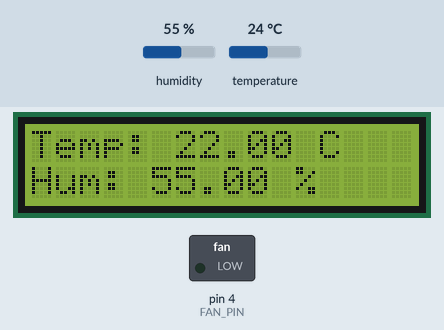
Simulated run of this program. Board: Arduino Uno WiFi Rev2. On the bench: 16×2 character LCD, switched loads named in the program (green lamp = pin HIGH). The test bench sets the inputs (shaded band); at power-on: temperature 24 °C, humidity 55 %. WiFi joins after 1.5 s; servers stay silent unless stated; no MQTT or app messages arrive unless stated; what the program prints to the serial monitor is not drawn.

Above: at 3.8 s.
3.9 s: temperature set to 12 °C
At 5.4 s:
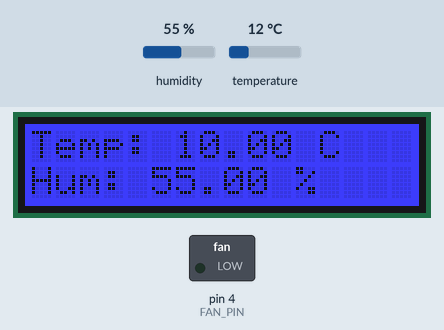
6.2 s: temperature set to 19 °C
At 7.7 s:
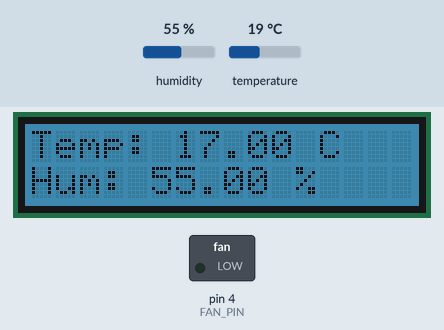
8.2 s: temperature set to 28 °C
At 10.0 s:
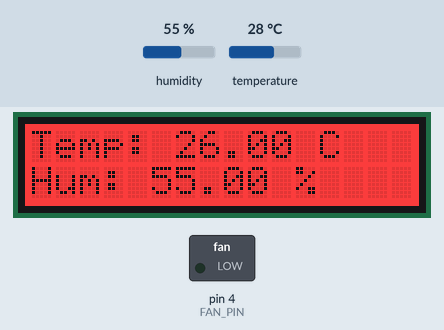
Timing chart, 0 to 11.5 s (numbered marks = the images above; inputs shaded):
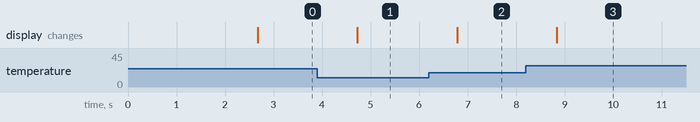

Measured:
- after the input at 3.9 s, the display: changes after 0.83 s (image 1)
- after the input at 6.2 s, the display: changes after 0.58 s (image 2)
- after the input at 8.2 s, the display: changes after 0.64 s (image 3)

The program:

main.cpp
```cpp
#include <SPI.h>
#include <WiFiNINA.h>
#include <rgb_lcd.h>
#include "Grove_Temperature_And_Humidity_Sensor.h"
#include <ArduinoJson.h>
#include <NTPClient.h>
#include <PubSubClient.h>
#include <config.h>

// Server URL and port

// Functions
void updateLCDColor(float temperature, float lowTemp, float normalTemp, float highTemp);
void mqttCallback(char *topic, byte *payload, unsigned int length);
void setup_wifi();
void connectToMqtt();

// Create instances
rgb_lcd lcd;
#define DHTTYPE DHT11
#define FAN_PIN 4

DHT sensor(7, DHTTYPE);
const int tempCalibration = -2; // Temperature calibration value
float prevTemp = 0.0;

// FAN
bool prevFanOnState = false;
int prevFanSpeed = -1;
String prevFanMode = "";

// Settings
struct Settings
{
  float tooLow = 15;
  float justRight = 20;
  float tooHigh = 25;
  bool fanOn = false;
  String fanMode = "off";
  String tempSettingTopic = "1/temperatur/stue/1/settings";
  String fanSettingTopic = "1/fan/stue/1/settings";
} deviceSettings;

// Create SSL espClient instance
WiFiClient espClient;
PubSubClient client(espClient);
WiFiUDP ntpUDP;

// Fan Delays
unsigned long lastTimeFanSpun = millis();
unsigned long delayBetweenOnOff = 10000;
int fanSpeed = 0;

void setup()
{
  Serial.begin(9600); // Start serial communication

  // Initialize the LCD
  lcd.begin(16, 2);        // Set the LCD size to 16 columns and 2 rows
  lcd.setRGB(0, 128, 255); // Set the RGB backlight color

  // Initialize the fan
  pinMode(FAN_PIN, OUTPUT);

  // Initialize the sensor
  sensor.begin();

  // Setup Wifi
  setup_wifi();
  client.setServer(MQTT_SERVER, 1883);
  client.setCallback(mqttCallback);
  connectToMqtt();

  delay(1000);
  lcd.clear(); // Clear the LCD screen
}

void loop()
{
  float temp_hum_val[2] = {0};
  if (!client.connected())
  {
    connectToMqtt();
  }
  client.loop();

  if (!sensor.readTempAndHumidity(temp_hum_val))
  {
    float temperature = temp_hum_val[1] + tempCalibration; // Read temperature
    float humidity = temp_hum_val[0];                      // Read humidity

    if (fabs(temperature - prevTemp) >= 0.2)
    {
      updateLCDColor(temperature, deviceSettings.tooLow, deviceSettings.justRight, deviceSettings.tooHigh);
      lcd.clear(); // Clear the LCD screen
      // Display values on LCD
      lcd.setCursor(0, 0);
      lcd.print("Temp: ");
      lcd.print(temperature);
      lcd.print(" C");

      lcd.setCursor(0, 1);
      lcd.print("Hum: ");
      lcd.print(humidity);
      lcd.print(" %");
    }

    JsonDocument jsonDoc;
    jsonDoc["temperatur"] = temperature;
    jsonDoc["humidity"] = humidity;
    jsonDoc["fanOn"] = deviceSettings.fanOn;

    if (fabs(temperature - prevTemp) >= 0.2)
    {
      String jsonString;
      serializeJson(jsonDoc, jsonString);
      client.publish(MQTT_TOPIC, jsonString.c_str());

      prevTemp = temperature;
    }

    // Turn on fan if temperature is too high
    unsigned long timeNow = millis();

    if (deviceSettings.fanMode == "on")
    {
      fanSpeed = 255;
      deviceSettings.fanOn = true;
    }
    else if (deviceSettings.fanMode == "off")
    {
      fanSpeed = 0;
      deviceSettings.fanOn = false;
    }
    else if (deviceSettings.fanMode == "auto")
    {
      if (temperature <= deviceSettings.justRight)
      {
        if (timeNow - lastTimeFanSpun > delayBetweenOnOff)
        {
          fanSpeed = 0; // Fan off
          deviceSettings.fanOn = false;
        }
      }
      else if (temperature >= deviceSettings.tooHigh)
      {
        fanSpeed = 255; // Fan at full speed
        lastTimeFanSpun = timeNow;
        deviceSettings.fanOn = true;
      }
      else
      {
        // Map temperature range to PWM (0–255)
        fanSpeed = map(temperature, deviceSettings.tooLow, deviceSettings.tooHigh, 0, 255);
        lastTimeFanSpun = timeNow;
        deviceSettings.fanOn = true;
      }
    }
    analogWrite(FAN_PIN, fanSpeed);

    // --- Publish fan state changes to MQTT ---
    if (deviceSettings.fanOn != prevFanOnState ||
        fanSpeed != prevFanSpeed ||
        deviceSettings.fanMode != prevFanMode)
    {

      JsonDocument fanDoc;
      fanDoc["fanOn"] = deviceSettings.fanOn;
      fanDoc["fanSpeed"] = fanSpeed;
      fanDoc["fanMode"] = deviceSettings.fanMode;

      String fanJson;
      serializeJson(fanDoc, fanJson);

      client.publish(FAN_TOPIC, fanJson.c_str());
      Serial.println("Published fan state: " + fanJson);

      // Update previous values
      prevFanOnState = deviceSettings.fanOn;
      prevFanSpeed = fanSpeed;
      prevFanMode = deviceSettings.fanMode;
    }
  }
  else
  {
    Serial.println("Error reading temperature and humidity.");
  }
  delay(100);
}

void updateLCDColor(float temperature, float lowTemp, float normalTemp, float highTemp)
{
  int red = 0, green = 0, blue = 0;

  // Below lowTemp → Blue
  if (temperature <= lowTemp)
  {
    red = 0;
    green = 0;
    blue = 255;
  }
  // Between lowTemp and normalTemp → Green
  else if (temperature > lowTemp && temperature <= normalTemp)
  {
    // Smooth gradient from blue to green
    float ratio = (temperature - lowTemp) / (normalTemp - lowTemp);
    red = 0;
    green = (int)(255 * ratio);
    blue = (int)(255 * (1.0 - ratio));
  }
  // Between normalTemp and highTemp → Yellow to Red
  else if (temperature > normalTemp && temperature <= highTemp)
  {
    // Smooth gradient from green (normal) to red (high)
    float ratio = (temperature - normalTemp) / (highTemp - normalTemp);
    red = (int)(255 * ratio);
    green = (int)(255 * (1.0 - ratio));
    blue = 0;
  }
  // Above highTemp → Red
  else
  {
    red = 255;
    green = 0;
    blue = 0;
  }

  lcd.setRGB(red, green, blue);
}

void setup_wifi()
{
  Serial.println("Connecting to WiFi...");
  WiFi.begin(SECRET_SSID, SECRET_PASS);
  while (WiFi.status() != WL_CONNECTED)
  {
    delay(500);
    Serial.print(".");
  }
  Serial.println("\nWiFi connected.");
}

void connectToMqtt()
{
  while (!client.connected())
  {
    Serial.println("Connecting to MQTT...");
    if (client.connect("TemperatureDevice1", MQTT_USER, MQTT_PASS))
    {
      Serial.println("MQTT connected.");
      client.subscribe(deviceSettings.tempSettingTopic.c_str());
      client.subscribe(deviceSettings.fanSettingTopic.c_str());
    }
    else
    {
      Serial.print("MQTT connection failed, rc=");
      Serial.print(client.state());
      delay(5000);
    }
  }
}

void mqttCallback(char *topic, byte *payload, unsigned int length)
{
  String message;
  for (unsigned int i = 0; i < length; i++)
  {
    message += (char)payload[i];
  }
  Serial.println("Received MQTT message on topic: " + String(topic));
  Serial.println("Message: " + message);

  JsonDocument jsonDoc;
  DeserializationError error = deserializeJson(jsonDoc, message);

  if (error)
  {
    Serial.println("Failed to parse JSON");
    Serial.println(error.c_str());
    return;
  }
  if (String(topic) == deviceSettings.tempSettingTopic)
  {

    if (jsonDoc.containsKey("maxTemp") && jsonDoc.containsKey("normalTemp") && jsonDoc.containsKey("lowTemp"))
    {
      deviceSettings.tooHigh = jsonDoc["maxTemp"];
      deviceSettings.justRight = jsonDoc["normalTemp"];
      deviceSettings.tooLow = jsonDoc["lowTemp"];
    }

    updateLCDColor(prevTemp, deviceSettings.tooLow, deviceSettings.justRight, deviceSettings.tooHigh);
  }
  else if (String(topic) == deviceSettings.fanSettingTopic)
  {

    if (jsonDoc.containsKey("fanMode"))
    {
      deviceSettings.fanMode = jsonDoc["fanMode"].as<String>();
    }
  }
}
```

config.h
```cpp
#define SECRET_SSID "Linksys00441"
#define SECRET_PASS "ikd0fyaguz"
#define MQTT_SERVER "192.168.1.127"
#define MQTT_PASS "admin"
#define MQTT_USER "admin"
#define MQTT_TOPIC "1/temperatur/stue/1"
#define FAN_TOPIC "1/fan/stue/1"
```
